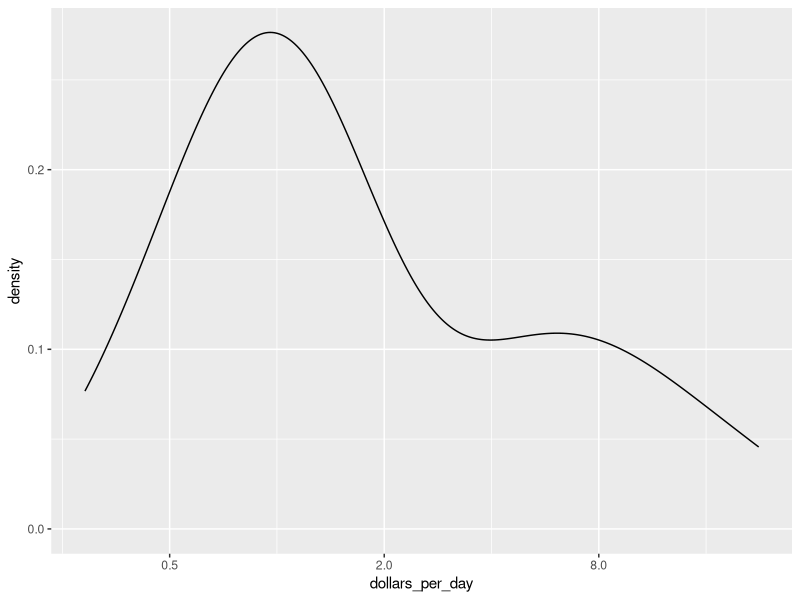

Reproduce this figure in R.
## Cargamos las librerías y seleccionamos los datos
library(dplyr)
library(ggplot2)
library(dslabs)
data(gapminder)

## Creamos el nuevo dataset
daydollars <- gapminder %>% 
            mutate(dollars_per_day = gdp / population / 365) %>%
                filter(year == 2010 & continent == "Africa" & !is.na(gdp))

# Gráfico de densidad suave
daydollars %>%
    ggplot(aes(dollars_per_day)) +
    geom_density() +
    scale_x_continuous(trans = "log2")
